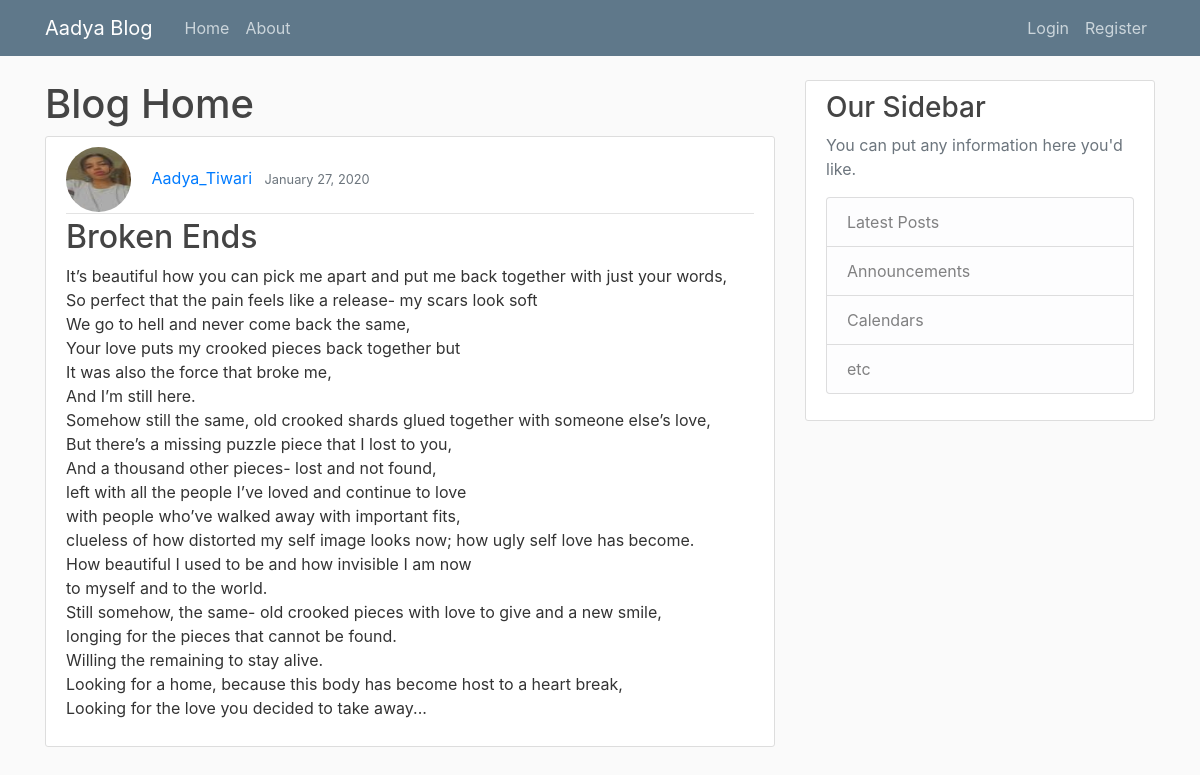
Page /post/6/ on the committed database.
### blog/models.py (models this page shows, shortened)
class Post(models.Model):
    title = models.CharField(max_length=100)
    content = models.TextField()
    date_posted = models.DateTimeField(default=timezone.now)
    author= models.ForeignKey(User, on_delete=models.CASCADE)

### users/models.py (models this page shows, shortened)
class Profile(models.Model):
    user = models.OneToOneField(User, on_delete=models.CASCADE)
    image = models.ImageField(default='default.jpg', upload_to='profile_pics')

### blog/views.py (the view)
# urls.py: path('post/<int:pk>/', PostDetailView.as_view(), name='post-detail'),
class PostDetailView(DetailView):
    model = Post

### blog/templates/blog/post_detail.html (shortened to what this page needs)
{% extends "blog/base.html" %}
{% block content%}
    <h1>Blog Home</h1>
    <article class="media content-section">
      <div class="media-body">
        <div class="article-metadata">
            <img class="rounded-circle article-img" src ="{{ object.author.profile.image.url}}">
          <a class="mr-2" href="{% url 'user-posts' object.author.username %}">{{ object.author }}</a>
          <small class="text-muted">{{ object.date_posted|date:"F d, Y" }}</small>
        </div>
        <h2 class="article-title"> {{ object.title }}</h2>
        <p class="article-content">{{ object.content }}</p>
      </div>
    </article>
{% endblock content %}

### blog/static/blog/main.css (style rules this page uses)
body { background: #fafafa; color: #333333; margin-top: 5rem; }
h1, h2, h3, h4, h5, h6 { color: #444444; }
.content-section { background: #ffffff; padding: 10px 20px; border: 1px solid #dddddd; border-radius: 3px; margin-bottom: 20px; }
.article-title { color: #444444; }
.article-content { white-space: pre-line; }
.article-img { height: 65px; width: 65px; margin-right: 16px; }
.article-metadata { padding-bottom: 1px; margin-bottom: 4px; border-bottom: 1px solid #e3e3e3 }

### rows in the picture
Post: author.profile.image (picture), author "Aadya_Tiwari", date_posted "January 27, 2020", title "Broken Ends", content "It’s beautiful how you can pick me apart and put me back together with just your words, So perfect that the pain feels like a release- my scars look soft We go to hell and never come back the same, Your love puts my crooked pieces back together but It was also the force that broke me, And I’m still here. Somehow still the same, old crooked shards glued together with someone else’s love, But there’s a missing puzzle piece that I lost to you, And a thousand other pieces- lost and not found, left with all the people I’ve loved and continue to love with people who’ve walked away with important fits, clueless of how distorted my self image looks now; how ugly self love has become. How beautiful…"
